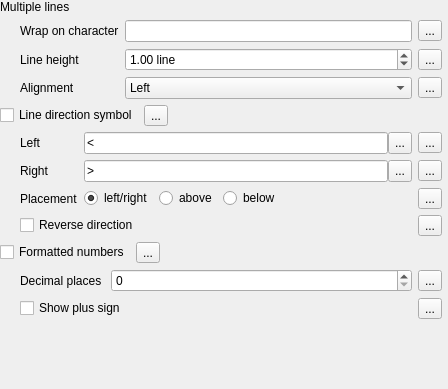
                    <widget class="QWidget" name="scrollAreaWidgetContents_6">
                     <property name="geometry">
                      <rect>
                       <x>0</x>
                       <y>0</y>
                       <width>448</width>
                       <height>389</height>
                      </rect>
                     </property>
                     <layout class="QVBoxLayout" name="verticalLayout_14">
                      <property name="leftMargin">
                       <number>0</number>
                      </property>
                      <property name="topMargin">
                       <number>0</number>
                      </property>
                      <property name="rightMargin">
                       <number>6</number>
                      </property>
                      <item>
                       <layout class="QGridLayout" name="gridLayout_35">
                        <property name="verticalSpacing">
                         <number>6</number>
                        </property>
                        <item row="0" column="0">
                         <widget class="QLabel" name="label_24">
                          <property name="text">
                           <string>Multiple lines</string>
                          </property>
                         </widget>
                        </item>
                        <item row="1" column="0">
                         <widget class="QFrame" name="mMultiLinesFrame">
                          <property name="frameShape">
                           <enum>QFrame::NoFrame</enum>
                          </property>
                          <property name="frameShadow">
                           <enum>QFrame::Raised</enum>
                          </property>
                          <layout class="QGridLayout" name="gridLayout_28">
                           <property name="leftMargin">
                            <number>20</number>
                           </property>
                           <property name="topMargin">
                            <number>0</number>
                           </property>
                           <property name="rightMargin">
                            <number>0</number>
                           </property>
                           <property name="bottomMargin">
                            <number>0</number>
                           </property>
                           <item row="0" column="2">
                            <widget class="QgsDataDefinedButton" name="mWrapCharDDBtn">
                             <property name="text">
                              <string>...</string>
                             </property>
                            </widget>
                           </item>
                           <item row="0" column="1">
                            <widget class="QLineEdit" name="wrapCharacterEdit">
                             <property name="minimumSize">
                              <size>
                               <width>0</width>
                               <height>0</height>
                              </size>
                             </property>
                            </widget>
                           </item>
                           <item row="1" column="2">
                            <widget class="QgsDataDefinedButton" name="mFontLineHeightDDBtn">
                             <property name="text">
                              <string>...</string>
                             </property>
                            </widget>
                           </item>
                           <item row="0" column="0">
                            <widget class="QLabel" name="label_2">
                             <property name="sizePolicy">
                              <sizepolicy hsizetype="Maximum" vsizetype="Preferred">
                               <horstretch>0</horstretch>
                               <verstretch>0</verstretch>
                              </sizepolicy>
                             </property>
                             <property name="text">
                              <string>Wrap on character</string>
                             </property>
                            </widget>
                           </item>
                           <item row="1" column="0">
                            <widget class="QLabel" name="mFontLineHeightLabel">
                             <property name="sizePolicy">
                              <sizepolicy hsizetype="Maximum" vsizetype="Preferred">
                               <horstretch>0</horstretch>
                               <verstretch>0</verstretch>
                              </sizepolicy>
                             </property>
                             <property name="text">
                              <string>Line height</string>
                             </property>
                            </widget>
                           </item>
                           <item row="1" column="1">
                            <widget class="QgsDoubleSpinBox" name="mFontLineHeightSpinBox">
                             <property name="enabled">
                              <bool>true</bool>
                             </property>
                             <property name="minimumSize">
                              <size>
                               <width>0</width>
                               <height>0</height>
                              </size>
                             </property>
                             <property name="toolTip">
                              <string>Line height spacing for multi-line text</string>
                             </property>
                             <property name="suffix">
                              <string> line</string>
                             </property>
                             <property name="minimum">
                              <double>0.000000000000000</double>
                             </property>
                             <property name="maximum">
                              <double>10.000000000000000</double>
                             </property>
                             <property name="singleStep">
                              <double>0.100000000000000</double>
                             </property>
                             <property name="value">
                              <double>1.000000000000000</double>
                             </property>
                            </widget>
                           </item>
                           <item row="2" column="0">
                            <widget class="QLabel" name="mFontMultiLineLabel">
                             <property name="sizePolicy">
                              <sizepolicy hsizetype="Maximum" vsizetype="Preferred">
                               <horstretch>0</horstretch>
                               <verstretch>0</verstretch>
                              </sizepolicy>
                             </property>
                             <property name="text">
                              <string>Alignment</string>
                             </property>
                            </widget>
                           </item>
                           <item row="2" column="1">
                            <widget class="QComboBox" name="mFontMultiLineAlignComboBox">
                             <property name="enabled">
                              <bool>true</bool>
                             </property>
                             <property name="toolTip">
                              <string>Paragraph style alignment of multi-line text</string>
                             </property>
                             <property name="layoutDirection">
                              <enum>Qt::LeftToRight</enum>
                             </property>
                             <item>
                              <property name="text">
                               <string>Left</string>
                              </property>
                             </item>
                             <item>
                              <property name="text">
                               <string>Center</string>
                              </property>
                             </item>
                             <item>
                              <property name="text">
                               <string>Right</string>
                              </property>
                             </item>
                            </widget>
                           </item>
                           <item row="2" column="2">
                            <widget class="QgsDataDefinedButton" name="mFontMultiLineAlignDDBtn">
                             <property name="text">
                              <string>...</string>
                             </property>
                            </widget>
                           </item>
                          </layout>
                         </widget>
                        </item>
                       </layout>
                      </item>
                      <item>
                       <widget class="QFrame" name="mDirectSymbolsFrame">
                        <layout class="QGridLayout" name="gridLayout_33">
                         <property name="leftMargin">
                          <number>0</number>
                         </property>
                         <property name="topMargin">
                          <number>0</number>
                         </property>
                         <property name="rightMargin">
                          <number>0</number>
                         </property>
                         <property name="bottomMargin">
                          <number>0</number>
                         </property>
                         <property name="verticalSpacing">
                          <number>6</number>
                         </property>
                         <item row="0" column="2">
                          <spacer name="horizontalSpacer_9">
                           <property name="orientation">
                            <enum>Qt::Horizontal</enum>
                           </property>
                           <property name="sizeHint" stdset="0">
                            <size>
                             <width>0</width>
                             <height>20</height>
                            </size>
                           </property>
                          </spacer>
                         </item>
                         <item row="0" column="1">
                          <widget class="QgsDataDefinedButton" name="mDirectSymbDDBtn">
                           <property name="text">
                            <string>...</string>
                           </property>
                          </widget>
                         </item>
                         <item row="0" column="0">
                          <widget class="QCheckBox" name="mDirectSymbChkBx">
                           <property name="sizePolicy">
                            <sizepolicy hsizetype="Maximum" vsizetype="Fixed">
                             <horstretch>0</horstretch>
                             <verstretch>0</verstretch>
                            </sizepolicy>
                           </property>
                           <property name="text">
                            <string>Line direction symbol</string>
                           </property>
                          </widget>
                         </item>
                         <item row="1" column="0" colspan="3">
                          <widget class="QFrame" name="mDirectSymbFrame">
                           <property name="frameShape">
                            <enum>QFrame::NoFrame</enum>
                           </property>
                           <property name="frameShadow">
                            <enum>QFrame::Raised</enum>
                           </property>
                           <layout class="QGridLayout" name="gridLayout_30">
                            <property name="leftMargin">
                             <number>20</number>
                            </property>
                            <property name="topMargin">
                             <number>0</number>
                            </property>
                            <property name="rightMargin">
                             <number>0</number>
                            </property>
                            <property name="bottomMargin">
                             <number>0</number>
                            </property>
                            <item row="1" column="1">
                             <widget class="QFrame" name="mDirectSymbRightFrame">
                              <layout class="QHBoxLayout" name="horizontalLayout_6">
                               <property name="spacing">
                                <number>0</number>
                               </property>
                               <property name="leftMargin">
                                <number>0</number>
                               </property>
                               <property name="topMargin">
                                <number>0</number>
                               </property>
                               <property name="rightMargin">
                                <number>0</number>
                               </property>
                               <property name="bottomMargin">
                                <number>0</number>
                               </property>
                               <item>
                                <widget class="QLineEdit" name="mDirectSymbRightLineEdit">
                                 <property name="sizePolicy">
                                  <sizepolicy hsizetype="Preferred" vsizetype="Fixed">
                                   <horstretch>0</horstretch>
                                   <verstretch>0</verstretch>
                                  </sizepolicy>
                                 </property>
                                 <property name="text">
                                  <string>&gt;</string>
                                 </property>
                                 <property name="alignment">
                                  <set>Qt::AlignLeading|Qt::AlignLeft|Qt::AlignVCenter</set>
                                 </property>
                                </widget>
                               </item>
                               <item>
                                <widget class="QToolButton" name="mDirectSymbRightToolBtn">
                                 <property name="maximumSize">
                                  <size>
                                   <width>16777215</width>
                                   <height>22</height>
                                  </size>
                                 </property>
                                 <property name="text">
                                  <string>...</string>
                                 </property>
                                </widget>
                               </item>
                              </layout>
                             </widget>
                            </item>
                            <item row="2" column="2">
                             <widget class="QgsDataDefinedButton" name="mDirectSymbPlacementDDBtn">
                              <property name="text">
                               <string>...</string>
                              </property>
                             </widget>
                            </item>
                            <item row="0" column="2">
                             <widget class="QgsDataDefinedButton" name="mDirectSymbLeftDDBtn">
                              <property name="text">
                               <string>...</string>
                              </property>
                             </widget>
                            </item>
                            <item row="0" column="0">
                             <widget class="QLabel" name="mDirectSymbLeftLabel">
                              <property name="sizePolicy">
                               <sizepolicy hsizetype="Maximum" vsizetype="Preferred">
                                <horstretch>0</horstretch>
                                <verstretch>0</verstretch>
                               </sizepolicy>
                              </property>
                              <property name="text">
                               <string>Left</string>
                              </property>
                             </widget>
                            </item>
                            <item row="1" column="0">
                             <widget class="QLabel" name="mDirectSymbRightLabel">
                              <property name="text">
                               <string>Right</string>
                              </property>
                             </widget>
                            </item>
                            <item row="2" column="0">
                             <widget class="QLabel" name="mDirectSymbPlacementLabel">
                              <property name="sizePolicy">
                               <sizepolicy hsizetype="Maximum" vsizetype="Preferred">
                                <horstretch>0</horstretch>
                                <verstretch>0</verstretch>
                               </sizepolicy>
                              </property>
                              <property name="text">
                               <string>Placement</string>
                              </property>
                             </widget>
                            </item>
                            <item row="3" column="0" colspan="2">
                             <widget class="QCheckBox" name="mDirectSymbRevChkBx">
                              <property name="text">
                               <string>Reverse direction</string>
                              </property>
                             </widget>
                            </item>
                            <item row="1" column="2">
                             <widget class="QgsDataDefinedButton" name="mDirectSymbRightDDBtn">
                              <property name="text">
                               <string>...</string>
                              </property>
                             </widget>
                            </item>
                            <item row="0" column="1">
                             <widget class="QFrame" name="mDirectSymbLeftFrame">
                              <layout class="QHBoxLayout" name="horizontalLayout_21">
                               <property name="spacing">
                                <number>0</number>
                               </property>
                               <property name="leftMargin">
                                <number>0</number>
                               </property>
                               <property name="topMargin">
                                <number>0</number>
                               </property>
                               <property name="rightMargin">
                                <number>0</number>
                               </property>
                               <property name="bottomMargin">
                                <number>0</number>
                               </property>
                               <item>
                                <widget class="QLineEdit" name="mDirectSymbLeftLineEdit">
                                 <property name="sizePolicy">
                                  <sizepolicy hsizetype="Preferred" vsizetype="Fixed">
                                   <horstretch>0</horstretch>
                                   <verstretch>0</verstretch>
                                  </sizepolicy>
                                 </property>
                                 <property name="text">
                                  <string>&lt;</string>
                                 </property>
                                 <property name="alignment">
                                  <set>Qt::AlignLeading|Qt::AlignLeft|Qt::AlignVCenter</set>
                                 </property>
                                </widget>
                               </item>
                               <item>
                                <widget class="QToolButton" name="mDirectSymbLeftToolBtn">
                                 <property name="maximumSize">
                                  <size>
                                   <width>16777215</width>
                                   <height>22</height>
                                  </size>
                                 </property>
                                 <property name="text">
                                  <string>...</string>
                                 </property>
                                </widget>
                               </item>
                              </layout>
                             </widget>
                            </item>
                            <item row="3" column="2">
                             <widget class="QgsDataDefinedButton" name="mDirectSymbRevDDBtn">
                              <property name="text">
                               <string>...</string>
                              </property>
                             </widget>
                            </item>
                            <item row="2" column="1">
                             <widget class="QFrame" name="mDirectSymbPlacementFrame">
                              <layout class="QHBoxLayout" name="horizontalLayout_17">
                               <property name="leftMargin">
                                <number>0</number>
                               </property>
                               <property name="topMargin">
                                <number>0</number>
                               </property>
                               <property name="rightMargin">
                                <number>0</number>
                               </property>
                               <property name="bottomMargin">
                                <number>0</number>
                               </property>
                               <item>
                                <widget class="QRadioButton" name="mDirectSymbRadioBtnLR">
                                 <property name="sizePolicy">
                                  <sizepolicy hsizetype="Maximum" vsizetype="Fixed">
                                   <horstretch>0</horstretch>
                                   <verstretch>0</verstretch>
                                  </sizepolicy>
                                 </property>
                                 <property name="text">
                                  <string>left/right</string>
                                 </property>
                                 <property name="checked">
                                  <bool>true</bool>
                                 </property>
                                </widget>
                               </item>
                               <item>
                                <widget class="QRadioButton" name="mDirectSymbRadioBtnAbove">
                                 <property name="sizePolicy">
                                  <sizepolicy hsizetype="Maximum" vsizetype="Fixed">
                                   <horstretch>0</horstretch>
                                   <verstretch>0</verstretch>
                                  </sizepolicy>
                                 </property>
                                 <property name="text">
                                  <string>above</string>
                                 </property>
                                </widget>
                               </item>
                               <item>
                                <widget class="QRadioButton" name="mDirectSymbRadioBtnBelow">
                                 <property name="text">
                                  <string>below</string>
                                 </property>
                                </widget>
                               </item>
                              </layout>
                             </widget>
                            </item>
                           </layout>
                          </widget>
                         </item>
                        </layout>
                       </widget>
                      </item>
                      <item>
                       <layout class="QGridLayout" name="gridLayout_34">
                        <property name="verticalSpacing">
                         <number>6</number>
                        </property>
                        <item row="0" column="2">
                         <spacer name="horizontalSpacer_8">
                          <property name="orientation">
                           <enum>Qt::Horizontal</enum>
                          </property>
                          <property name="sizeHint" stdset="0">
                           <size>
                            <width>0</width>
                            <height>20</height>
                           </size>
                          </property>
                         </spacer>
                        </item>
                        <item row="0" column="0">
                         <widget class="QCheckBox" name="mFormatNumChkBx">
                          <property name="sizePolicy">
                           <sizepolicy hsizetype="Maximum" vsizetype="Fixed">
                            <horstretch>0</horstretch>
                            <verstretch>0</verstretch>
                           </sizepolicy>
                          </property>
                          <property name="text">
                           <string>Formatted numbers</string>
                          </property>
                         </widget>
                        </item>
                        <item row="0" column="1">
                         <widget class="QgsDataDefinedButton" name="mFormatNumDDBtn">
                          <property name="text">
                           <string>...</string>
                          </property>
                         </widget>
                        </item>
                        <item row="1" column="0" colspan="3">
                         <widget class="QFrame" name="mFormatNumFrame">
                          <property name="frameShape">
                           <enum>QFrame::NoFrame</enum>
                          </property>
                          <property name="frameShadow">
                           <enum>QFrame::Raised</enum>
                          </property>
                          <layout class="QGridLayout" name="gridLayout_31">
                           <property name="leftMargin">
                            <number>20</number>
                           </property>
                           <property name="topMargin">
                            <number>0</number>
                           </property>
                           <property name="rightMargin">
                            <number>0</number>
                           </property>
                           <property name="bottomMargin">
                            <number>0</number>
                           </property>
                           <item row="0" column="0">
                            <widget class="QLabel" name="mFormatNumDecimalsLabel">
                             <property name="text">
                              <string>Decimal places </string>
                             </property>
                            </widget>
                           </item>
                           <item row="0" column="1">
                            <widget class="QgsSpinBox" name="mFormatNumDecimalsSpnBx">
                             <property name="sizePolicy">
                              <sizepolicy hsizetype="MinimumExpanding" vsizetype="Fixed">
                               <horstretch>0</horstretch>
                               <verstretch>0</verstretch>
                              </sizepolicy>
                             </property>
                             <property name="maximum">
                              <number>20</number>
                             </property>
                            </widget>
                           </item>
                           <item row="0" column="2">
                            <widget class="QgsDataDefinedButton" name="mFormatNumDecimalsDDBtn">
                             <property name="text">
                              <string>...</string>
                             </property>
                            </widget>
                           </item>
                           <item row="1" column="0" colspan="2">
                            <widget class="QCheckBox" name="mFormatNumPlusSignChkBx">
                             <property name="layoutDirection">
                              <enum>Qt::LeftToRight</enum>
                             </property>
                             <property name="text">
                              <string>Show plus sign</string>
                             </property>
                            </widget>
                           </item>
                           <item row="1" column="2">
                            <widget class="QgsDataDefinedButton" name="mFormatNumPlusSignDDBtn">
                             <property name="text">
                              <string>...</string>
                             </property>
                            </widget>
                           </item>
                          </layout>
                         </widget>
                        </item>
                       </layout>
                      </item>
                      <item>
                       <spacer name="verticalSpacer_6">
                        <property name="orientation">
                         <enum>Qt::Vertical</enum>
                        </property>
                        <property name="sizeHint" stdset="0">
                         <size>
                          <width>20</width>
                          <height>0</height>
                         </size>
                        </property>
                       </spacer>
                      </item>
                     </layout>
                    </widget>
